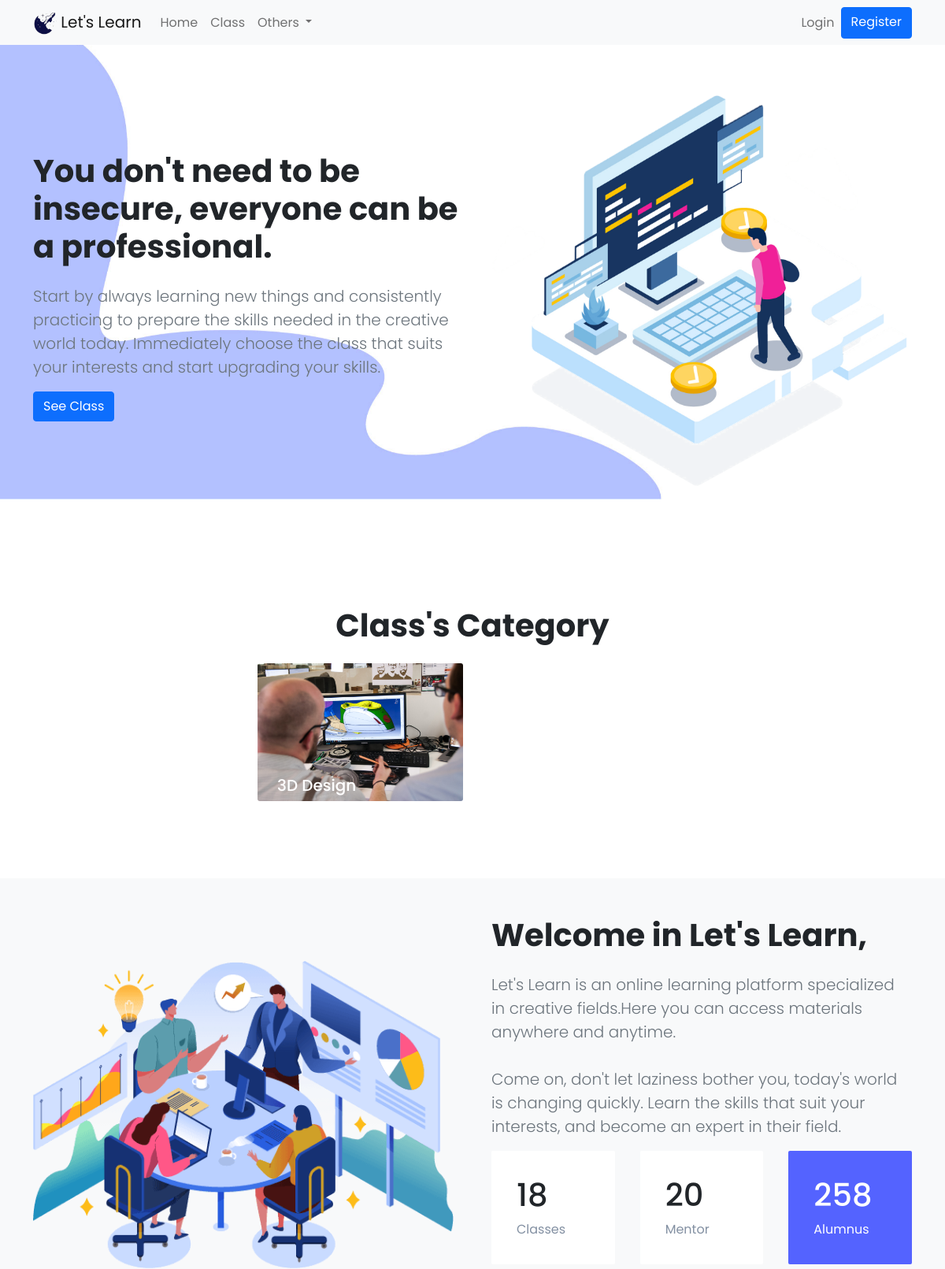
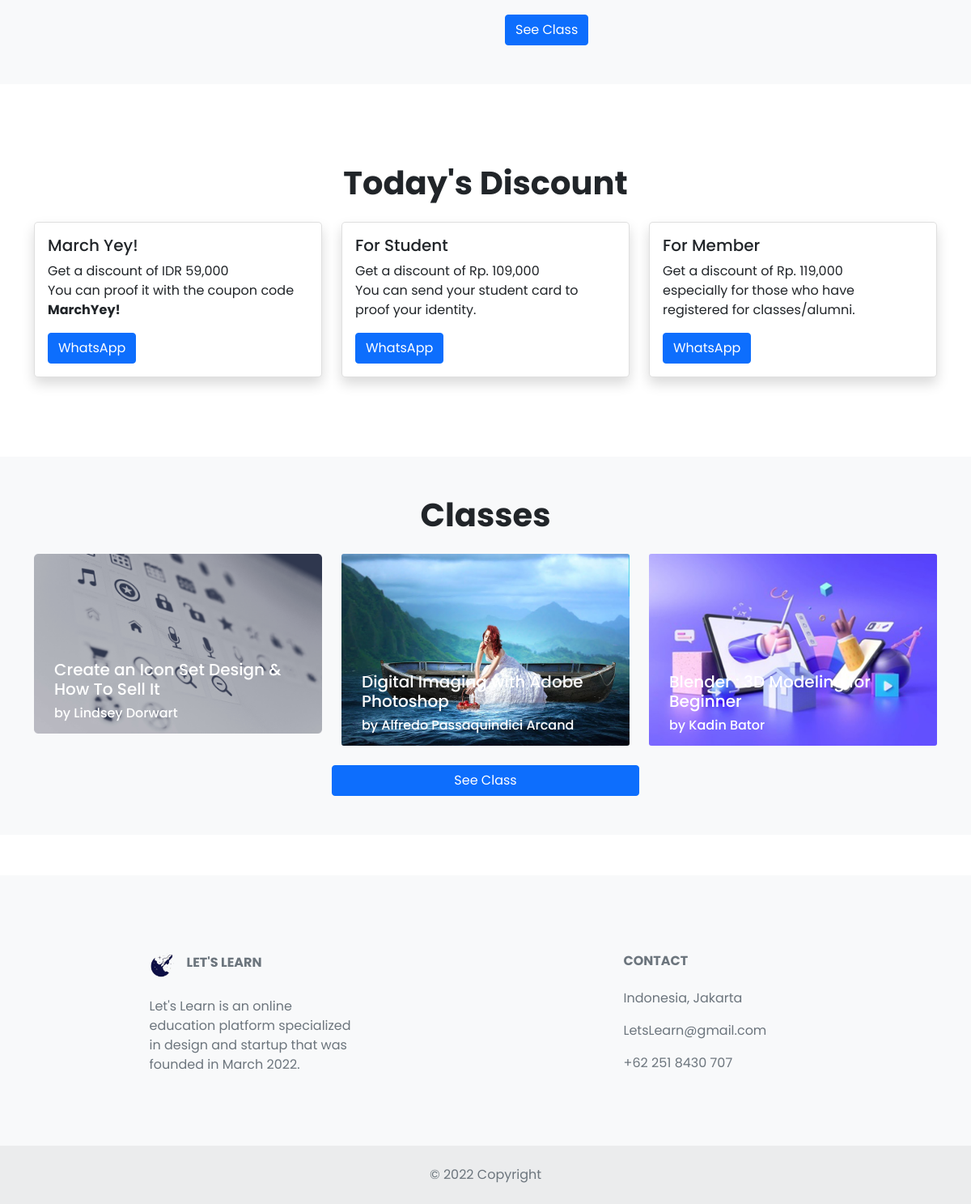
Screenshot of /front/index.php with the database file from the repository (2 pictures, top to bottom).
### tables this page shows
CREATE TABLE `kategori` (
  `id_kategori` int(11) NOT NULL,
  `kategori` text NOT NULL,
  `thumbnail` varchar(255) NOT NULL
);

CREATE TABLE `kelas` (
  `id_kelas` int(11) NOT NULL,
  `nama_kelas` varchar(100) NOT NULL,
  `id_guru` int(11) NOT NULL,
  `id_kategori` int(11) NOT NULL,
  `deskripsi` text NOT NULL,
  `tentang` text NOT NULL,
  `harga` varchar(50) NOT NULL,
  `thumbnail` varchar(255) NOT NULL
);

CREATE TABLE `guru` (
  `id_guru` int(11) NOT NULL,
  `nama_guru` varchar(100) NOT NULL,
  `bio_guru` text NOT NULL,
  `pasphoto` varchar(255) NOT NULL
);

### front/home.php (the view, shortened to what this page needs)
<section class="sub_content" id="header">
    <div class="container">
    <div class="row align-items-center">
        <div class="col-md-6 text-md-start text-start py-6">
            <h1 class="mb-4 fs-9 fw-bold">You don't need to be insecure, everyone can be a professional.</h1>
            <p class="mb-6 lead text-secondary">Start by always learning new things and consistently practicing to
                prepare
                the skills needed in the creative world today. Immediately choose the class that suits your interests
                and
                start upgrading your skills.</p>
            <div class="text-start text-md-start"><a class="btn btn-primary" href="index.php?page=kelas" role="button"
                    id="btn-course">See Class</a></div>
        </div>
        <div class="col-md-6 text-end"><img class="pt-7 pt-md-0 img-fluid" src="../aset/img/gambar1.png" alt="" /></div>
    </div>
</div>
</section>
<section class="sub-content">
    <div class="container py-5">
        <h1 class="fs-9 fw-bold mb-4 text-center">Class's Category</h1>
        <div class="row row-cols-1 row-cols-md-4 g-4">
            <?php
            include '../aset/lib/koneksi.php';
            $query = mysqli_query($koneksi, "SELECT * FROM kategori");
            foreach($query as $data){
            ?>
            <div class="col">
                <div class="image">
                    <img src="../aset/img/kategori/<?=$data['thumbnail']?>" class="card-img" alt="">
                    <div class="overlay">
                        <p class="h5 mr-2"><?= $data['kategori']?></p>
                    </div>
                </div>
            </div>
            <?php
            }
            ?>
        </div>
    </div>
</section>
<section class="sub-content bg-light">
    <div class="container-xxl py-5">
        <div class="container">
            <div class="row g-5 align-items-center">
                <div class="col-md-6 text-end"><img class="pt-7 pt-md-0 img-fluid" src="../aset/img/teamwork.png" />
                </div>
                <div class="col-lg-6">
                    <h1 class="mb-4 fs-9 fw-bold">Welcome in Let's Learn,</h1>
                    <p class="mb-6 lead text-secondary">Let's Learn is an online learning platform specialized in
                        creative fields.Here you can access materials anywhere and anytime.<br
                            class="d-none d-xl-block" /><br class="d-none d-xl-block" />Come on, don't let laziness
                        bother you, today's world is changing quickly. Learn the skills that suit your interests, and
                        become an expert in their field.</p>
                    <div class="cards">
                        <div class="card-single">
                            <div>
                                <h1>18</h1>
                                <span>Classes</span>
                            </div>
                        </div>
                        <div class="card-single">
                            <div>
                                <h1>20</h1>
                                <span>Mentor</span>
                            </div>
                        </div>
                        <div class="card-single">
                            <div>
                                <h1>258</h1>
                                <span>Alumnus</span>
                            </div>
                        </div>
                    </div>
                    <br class="d-none d-xl-block" />
                    <a class="btn btn-primary" href="index.php?page=kelas">See Class</a>
                </div>
            </div>
        </div>
    </div>
</section>
<section class="sub-content">
    <div class="container py-5">
        <h1 class="fs-9 fw-bold mb-4 text-center">Today's Discount</h1>
        <div class="row row-cols-1 row-cols-md-3 g-4" id="promo">
            <div class="col">
                <div class="card shadow">
                    <div class="card-body">
                        <h5 class="card-title">March Yey!</h5>
                        <p class="card-text">Get a discount of IDR 59,000 <br class="d-none d-xl-block" /> You can proof
                            it with the coupon code
                            <strong>MarchYey!</strong> </p>
                        <a href="#" class="btn btn-primary">WhatsApp</a>
                    </div>
                </div>
            </div>
            <div class="col">
                <div class="card shadow">
                    <div class="card-body">
                        <h5 class="card-title">For Student</h5>
                        <p class="card-text">Get a discount of Rp. 109,000 <br class="d-none d-xl-block" /> You can send
                            your student card to proof your identity.</p>
                        <a href="#" class="btn btn-primary">WhatsApp</a>
                    </div>
                </div>
            </div>
            <div class="col">
                <div class="card shadow">
                    <div class="card-body">
                        <h5 class="card-title">For Member</h5>
                        <p class="card-text">Get a discount of Rp. 119,000 <br class="d-none d-xl-block" />especially
                            for those who have registered for
                            classes/alumni.</p>
                        <a href="#" class="btn btn-primary">WhatsApp</a>
                    </div>
                </div>
            </div>
        </div>
    </div>
</section>
<section class="sub-content bg-light">
    <div class="container py-5">
        <h1 class="fs-9 fw-bold mb-4 text-center">Classes</h1>
        <div class="row row-cols-1 row-cols-md-3 g-4">
            <?php
            include '../aset/lib/koneksi.php';
            $query = mysqli_query($koneksi, "SELECT * FROM kelas JOIN guru ON kelas.id_guru = guru.id_guru LIMIT 3");
            foreach($query as $data){
            ?>
            <div class="col">
                <div class="image">
                    <img src="../aset/img/kelas/<?=$data['thumbnail']?>" class="card-img" alt="">
                    <div class="overlay">
                        <p class="h5 mr-2"><?=$data['nama_kelas']?></p>
                        <p class="h6 pb-2">by <?=$data['nama_guru']?></p>
                    </div>
                </div>
            </div>
            <?php
            }
            ?>
            <a class="btn btn-primary d-grid gap-2 col-6 mx-auto" href="index.php?page=kelas">See Class</a>
        </div>
    </div>
</section>

### aset/css/style.css (style rules this page uses)
:root { --main-color:#5463ff; --color-dark:#2537ff; --text-grey: #8390A2; }
* { padding: 0; margin: 0; box-sizing: border-box; list-style-type: none; text-decoration: none; font-family: 'Poppins', sans-serif; }
.cards { display: grid; grid-template-columns: repeat(3,1fr); grid-gap: 2rem; margin-top: 1rem; }
.card-single { display: flex; justify-content: space-between; background: #fff; padding: 2rem; border-radius: 2px; }
.card-single div:first-child span { color: var(--text-grey); }
.card-single:last-child { background: var(--main-color); }
.card-single:last-child div:last-child span, .card-single:last-child div:first-child span, .card-single:last-child h1 { color: #fff; }
.card { background: #fff; border-radius: 5px; }
.card-header, .card-body { padding: 1rem; }
.sub-content { margin-top: 50px; margin-bottom: 50px; }
.image { position: relative; width: 100%; overflow: hidden; }
.image .overlay { position: absolute; bottom: 0; padding-left: 25px; padding-top: 15px; width: 100%; color: white; font-size: 20px; z-index: 5; }
.image .overlay::before { content: ""; background: #ffff; height: 100%; width: 100%; z-index: 1; position: absolute; left:0; bottom: -150px; z-index: -2; opacity: 0.5; transition: all 0.3s ease-out; }
#header { padding-top: 50px; padding-bottom: 50px; background: url('../img/bg-color.jpg'); background-size: 950px; background-attachment: fixed; background-repeat: no-repeat; }

### rows the page displays
kategori: thumbnail (picture), kategori "3D Design"
kelas: thumbnail (picture), nama_kelas "Create an Icon Set Design & How To Sell It", id_guru.nama_guru "Lindsey Dorwart"
kelas: thumbnail (picture), nama_kelas "Digital Imaging with Adobe Photoshop", id_guru.nama_guru "Alfredo Passaquindici Arcand"
kelas: thumbnail (picture), nama_kelas "Blender : 3D Modeling for Beginner", id_guru.nama_guru "Kadin Bator"
